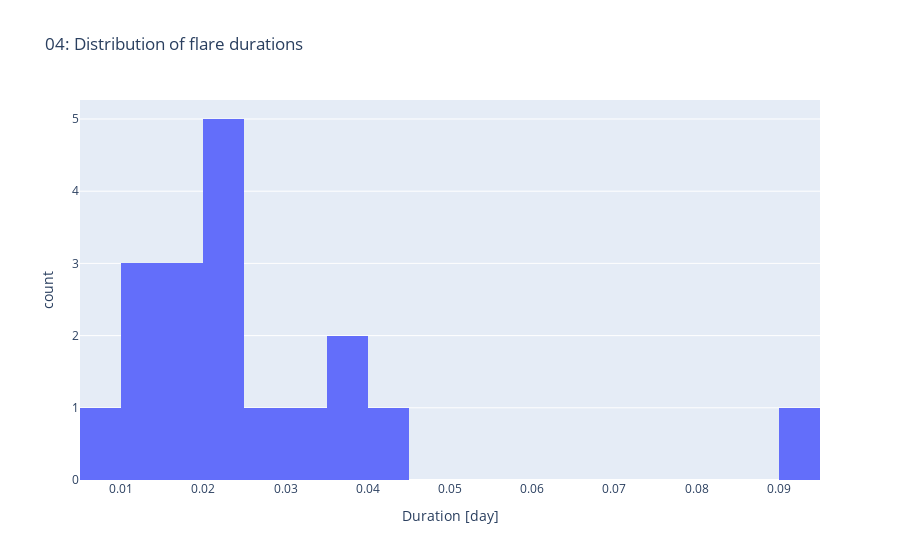
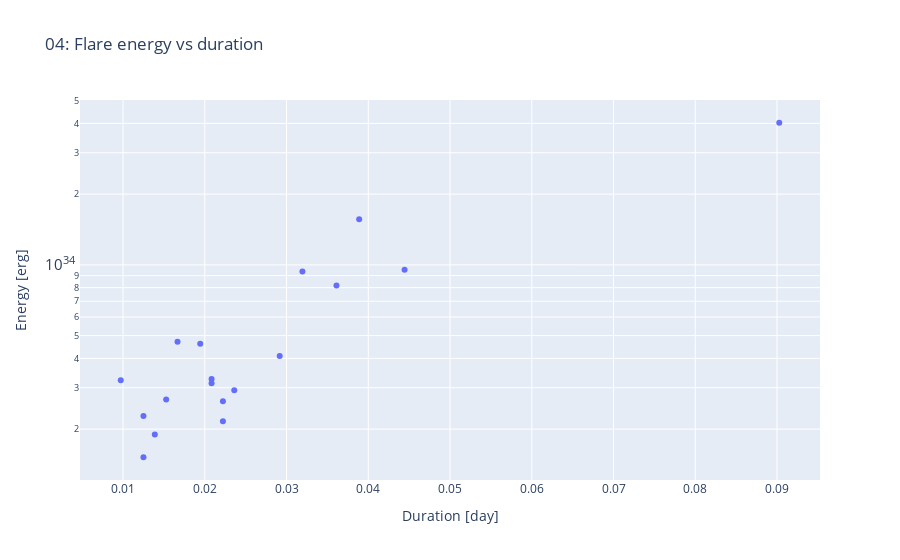

Notebook code cell kept with these figures, in order:
### Code cell
if detector is None or detector.duration is None or len(detector.duration) == 0:
    print("フレアが検出されていないため、このセルはスキップします。")
else:
    fig_hist_dur = px.histogram(
        x=detector.duration,
        nbins=30,
        labels={"x": "Duration [day]", "y": "Count"},
        title="04: Distribution of flare durations",
    )
    fig_hist_dur.show()

    fig_scatter_dur = px.scatter(
        x=detector.duration,
        y=detector.energy,
        labels={"x": "Duration [day]", "y": "Energy [erg]"},
        title="04: Flare energy vs duration",
    )
    fig_scatter_dur.update_yaxes(type="log")
    fig_scatter_dur.show()

### Figure 1 — Plotly figure (JSON) as saved in the notebook; plotly's stock layout.template omitted (floating-point values rounded to 4 significant figures)
{"data": [{"bingroup": "x", "hovertemplate": "Duration [day]=%{x}<br>count=%{y}<extra></extra>", "legendgroup": "", "marker": {"color": "#636efa", "pattern": {"shape": ""}}, "name": "", "nbinsx": 30, "orientation": "v", "showlegend": false, "type": "histogram", "x": [0.01944, 0.03889, 0.01528, 0.0125, 0.09028, 0.009722, 0.03611, 0.02361, 0.02917, 0.02222, 0.01667, 0.02083, 0.04444, 0.02222, 0.01389, 0.0125, 0.02083, 0.03194], "xaxis": "x", "yaxis": "y"}], "layout": {"barmode": "relative", "legend": {"tracegroupgap": 0}, "title": {"text": "04: Distribution of flare durations"}, "xaxis": {"anchor": "y", "domain": [0, 1], "title": {"text": "Duration [day]"}}, "yaxis": {"anchor": "x", "domain": [0, 1], "title": {"text": "count"}}}}

### Figure 2 — Plotly figure (JSON) as saved in the notebook; plotly's stock layout.template omitted (floating-point values rounded to 4 significant figures)
{"data": [{"hovertemplate": "Duration [day]=%{x}<br>Energy [erg]=%{y}<extra></extra>", "legendgroup": "", "marker": {"color": "#636efa", "symbol": "circle"}, "mode": "markers", "name": "", "orientation": "v", "showlegend": false, "type": "scatter", "x": [0.01944, 0.03889, 0.01528, 0.0125, 0.09028, 0.009722, 0.03611, 0.02361, 0.02917, 0.02222, 0.01667, 0.02083, 0.04444, 0.02222, 0.01389, 0.0125, 0.02083, 0.03194], "xaxis": "x", "y": [4.612e+33, 1.565e+34, 2.672e+33, 1.518e+33, 4.025e+34, 3.226e+33, 8.177e+33, 2.927e+33, 4.095e+33, 2.16e+33, 4.706e+33, 3.268e+33, 9.522e+33, 2.626e+33, 1.899e+33, 2.276e+33, 3.136e+33, 9.374e+33], "yaxis": "y"}], "layout": {"legend": {"tracegroupgap": 0}, "title": {"text": "04: Flare energy vs duration"}, "xaxis": {"anchor": "y", "domain": [0, 1], "title": {"text": "Duration [day]"}}, "yaxis": {"anchor": "x", "domain": [0, 1], "title": {"text": "Energy [erg]"}, "type": "log"}}}
